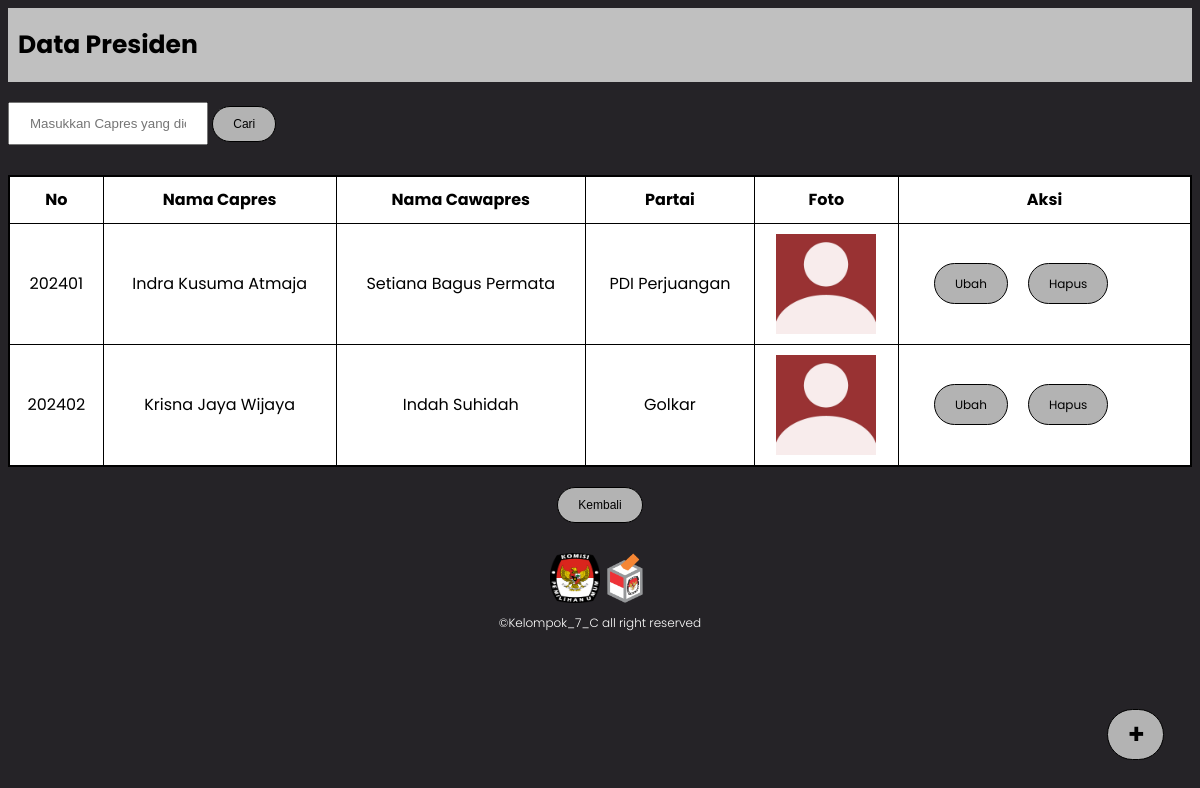
The app's page /datapresiden.php with its own data.
### tables this page shows
CREATE TABLE `presiden` (
  `id` int(30) NOT NULL AUTO_INCREMENT,
  `id_opsi` int(6) NOT NULL,
  `nama_pres` varchar(30) NOT NULL,
  `nama_wapres` varchar(30) NOT NULL,
  `partai` char(30) NOT NULL,
  `img` varchar(30) NOT NULL,
  PRIMARY KEY (`id`)
);

### datapresiden.php (the view, shortened to what this page needs)
<?php
    include "koneksi.php";
    $presiden = mysqli_query($conn, "SELECT * FROM presiden");
?>
<!DOCTYPE html>
<html lang="en">
<head>
</head>
<body>
    <div class="header">
        <h1>Data Presiden</h1>
    </div>
    <form action="" method="post">
    <input type="text" name="keyword" size="40" placeholder="Masukkan Capres yang dicari" autocomplete="off">
        <button type="submit" name="cari" class="cari">Cari</button>
    </form>
    <br>
    <a href="presidenbaru.php">
        <button class="plus">+</button>
    </a>
    <div class="bg" style="overflow-x:auto">
        <table border="1" cellpadding="10" cellspacing="0">
            <tr>
                <th>No</th>
                <th>Nama Capres</th>
                <th>Nama Cawapres</th>
                <th>Partai</th>
                <th>Foto</th>
                <th>Aksi</th>
            </tr>
            <?php foreach($presiden as $row) : ?>
            <tr>
                <td><?= $row['id_opsi']; ?></td>
                <td><?= $row['nama_pres']; ?></td>
                <td><?= $row['nama_wapres']; ?></td>
                <td><?= $row['partai']; ?></td>
                <td><img src="<?= $row['img']; ?>" alt=""></td>
                <td>
                    <div class="tomboltb">
                    <a href="ubahpresiden.php?id=<?= $row['id']; ?>" class="button1">Ubah</a>
                    <a href="hapuspresiden.php?id=<?= $row['id']; ?>" class="button1">Hapus</a>
                    </div>
                </td>
            </tr>
        <?php endforeach; ?>
        </table>
    </div>
    <a href="menu_admin.php">
        <button class="back">Kembali</button>
    </a>
    <div class="kpu">
        <div class="img">
            <img src="KPU.png" alt="">
        </div>
        <div class="img">
            <img src="kotak.png" alt="">
        </div>
    </div>
    <h3 class="copyright">©Kelompok_7_C all right reserved</h3>
</body>
</html>

### datapresiden.php (style rules this page uses)
body { background-color:rgb(37, 35, 39); font-family: "Poppins", sans-serif; line-height: 1.6; }
.header { background-color: #c0c0c0; position: sticky; top: 0; display: flex; }
.header h1 { color: rgb(0, 0, 0); margin-left: 10px; font-size: 25px; }
img { display: block; margin-left: auto; margin-right: auto; width: 100px; height: auto; }
a { text-decoration: none; color: black; }
table { border-collapse: collapse; border-spacing: 0; width: 100%; border: 1px solid #ddd; }
input[type=text] { width: 200px; padding: 12px 20px; margin-top: 20px; margin-bottom: 5px; box-sizing:border-box; }
.cari { background-color: rgb(179, 179, 179); border: 1px solid rgb(0, 0, 0); padding: 10px 20px; color: rgb(0, 0, 0); border-radius: 50px; font-size: 12px; transition: 0.2s ease-in-out 0s; }
.back { background-color: rgb(179, 179, 179); border: 1px solid rgb(0, 0, 0); padding: 10px 20px; color: rgb(0, 0, 0); border-radius: 50px; font-size: 12px; margin: 0 auto; margin-top: 20px; margin-bottom: 20px; display: block; transition: 0.2s ease-in-out 0s; }
.bg { border: 1px solid rgb(0, 0, 0); background-color: white; }
table { border: 1px solid rgb(0, 0, 0); }
.button1 { background-color: rgb(179, 179, 179); border: 1px solid rgb(0, 0, 0); padding: 10px 20px; color: rgb(0, 0, 0); border-radius: 50px; font-size: 12px; margin: 10px; display: block; transition: 0.2s ease-in-out 0s; }
td { text-align: center; }
.tomboltb { display: flex; margin: 10px; padding: 5px; }
.plus { position: fixed; right: 3%; bottom: 5%; background-color: rgb(179, 179, 179); border: 1px solid rgb(0, 0, 0); padding: 10px 20px; color: rgb(0, 0, 0); border-radius: 50px; font-size: 25px; margin: 0 auto; display: block; transition: 0.2s ease-in-out 0s; font-weight: 1000; }
.copyright { font-size: 12px; color: white; text-align: center; font-weight: 300; margin: auto; }
.kpu img { display: block; margin-left: auto; margin-right: auto; width: 50px; height: 50px; }
.kpu { display: flex; justify-content: center; flex-wrap: wrap; margin: auto; padding: 10px; border-radius: 20px; }

### records on screen
presiden: id_opsi "202401", nama_pres "Indra Kusuma Atmaja", nama_wapres "Setiana Bagus Permata", partai "PDI Perjuangan", img (placeholder picture)
presiden: id_opsi "202402", nama_pres "Krisna Jaya Wijaya", nama_wapres "Indah Suhidah", partai "Golkar", img (placeholder picture)
